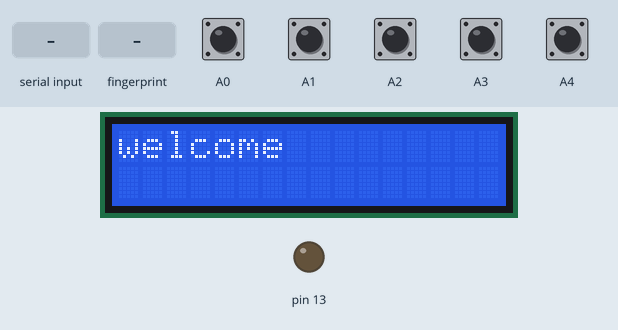
Recording of a sketch running on a simulated Arduino Uno, built with avr-gcc and run on an emulated ATmega328P. On the bench: 16×2 character LCD, output pins drawn as LEDs (lit = HIGH). The inputs (shaded band) are chosen by the test bench; at power-on: A0–4 HIGH. What the sketch prints to the serial monitor is not drawn.

Above: at 1.1 s.
At 5.2 s:
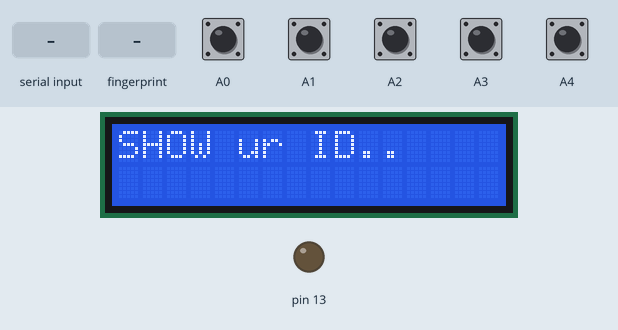
5.3 s: "5500B4469433" received over the second serial link
7.8 s: finger stored as number 1 placed on the sensor
At 8.7 s:
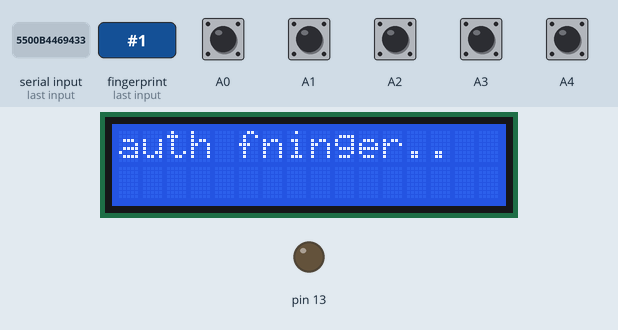
At 9.5 s:
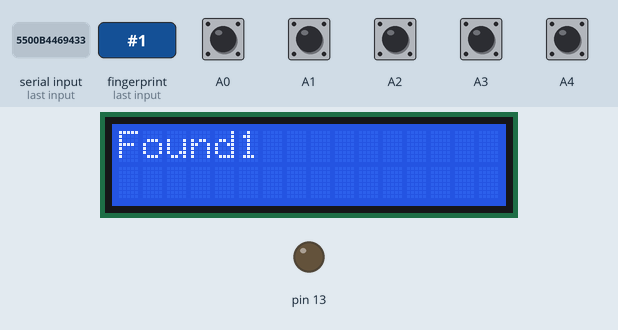
Timing chart, 0 to 11.0 s (numbered marks = the images above; inputs shaded):
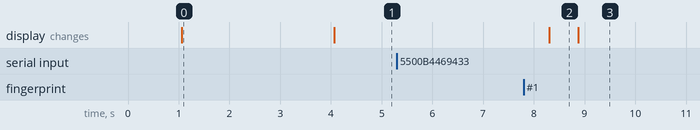

The sketch:

finger_and_rf.ino
```cpp
#include <LiquidCrystal.h>
#include <Adafruit_Fingerprint.h>
#include <SoftwareSerial.h>
SoftwareSerial mySerial(10, 11);
SoftwareSerial portTwo(8, 9);
Adafruit_Fingerprint finger = Adafruit_Fingerprint(&mySerial);
unsigned long int count;
const int rs = 2, en = 3, d4 = 4, d5 = 5, d6 = 6, d7 = 7;
LiquidCrystal lcd(rs, en, d4, d5, d6, d7);
int id=0;
int tag=0;
int party=0;
int a,b,c,d,e;
int permission=0;
void setup() {
  Serial.begin(9600);
  portTwo.begin(9600);
  finger.begin(57600);
  pinMode(13,OUTPUT);
  pinMode(A0,INPUT_PULLUP);
  pinMode(A1,INPUT_PULLUP);
  pinMode(A2,INPUT_PULLUP);
  pinMode(A3,INPUT_PULLUP);
  pinMode(A4,INPUT_PULLUP);
  Serial.begin(9600);
  lcd.begin(16, 2);
  lcd.print("welcome");
  delay(3000);
  lcd.clear();
  lcd.setCursor(0,0);
  lcd.print("SHOW ur ID..");

  if (finger.verifyPassword()) {
    Serial.println("Found fingerprint sensor!");
  } else {
    Serial.println("Did not find fingerprint sensor :(");
    while (1) { delay(1); }
  }

  finger.getTemplateCount();
  Serial.print("total temp:"+String(finger.templateCount));


}

void loop() {
portTwo.listen();
while(portTwo.available()==0);
while(portTwo.available()>0)
{
  String S = portTwo.readString();
  Serial.println(S);
  delay(2000);
  if(S =="5500B4469433")
  {
    tag=1;
    lcd.clear();
    lcd.setCursor(0,0);
    lcd.print("u1");
  }

if(S =="5500785D5020")
  {
    tag=2;
    lcd.clear();
    lcd.setCursor(0,0);
    lcd.print("u2");
  }


if(S =="5500B3C5587B")
  {
    lcd.clear();
    lcd.setCursor(0,0);
    lcd.print("u3");
    tag=3;
  }


if(S =="0000A6A9949B")
  {
    lcd.clear();
    lcd.setCursor(0,0);
    lcd.print("u4");
    tag=4;
  }

if(S =="5500B44D64C8")
  {
    lcd.clear();
    lcd.setCursor(0,0);
    lcd.print("u5");
    tag=5;
  }
  portTwo.end();
}

Serial.println(finger.fingerID);
Serial.println("");
while(tag==1 ||tag==2 || tag == 3 || tag == 4 || tag == 5 ){

while(portTwo.available()==0 && finger.fingerID <= 0)
{
  lcd.clear();
  lcd.setCursor(0,0);
  lcd.print("auth fninger..");
  delay(100);
mySerial.begin(57600);
getFingerprintIDez();

delay(100);
}
if(finger.fingerID >0){
  id=finger.fingerID;
     lcd.clear();
    lcd.setCursor(0,0);
   lcd.print("Found"); lcd.print(finger.fingerID);
   permission=4;
  break;
}
}
while(permission == 4){
  a=digitalRead(A0);
  b=digitalRead(A1);
  c=digitalRead(A2);
  d=digitalRead(A3);
  e=digitalRead(A4);
 Serial.println(a+b+c+d+e);
 delay(500);
 if(a==0){
  lcd.clear();
  lcd.setCursor(0,0);
  lcd.print("DMK");
  party=1;
  delay(2000);
 }
 if(b==0){
  lcd.clear();
  lcd.setCursor(0,0);
  lcd.println("CONGRASS");
  party=2;
  delay(2000);
 }
 if(c==0){
  lcd.clear();
  lcd.setCursor(0,0);
  lcd.print("TDMK");
  party=3;
  delay(2000);
 }
 if(d==0){
  lcd.clear();
  lcd.setCursor(0,0);
  lcd.println("ADMK");
  party=4;
  delay(2000);
 }
 if(e==0){
  lcd.clear();
  lcd.setCursor(0,0);
  lcd.print("PJP");
  party=5;
  delay(2000);
 }
 if(party>0){
   sms();

  break;
 }
}
}

///////////////////
void sms(){
  lcd.clear();
  lcd.setCursor(0,0);
  lcd.println("send sms");
  portTwo.begin(9600);
  portTwo.println("AT+CMGF=1");    //Sets the GSM Module in Text Mode
  delay(1000);  // Delay of 1000 milli seconds or 1 second
  portTwo.println("AT+CMGS=\"+919788391337\"\r"); // Replace x with mobile number
  delay(1000);
  portTwo.println("voting data usr="+String(id)+"finger id="+String(tag)+"party="+party);
  delay(100);
  portTwo.println((char)26);// ASCII code of CTRL+Z
  delay(1000);
  lcd.clear();
  lcd.setCursor(0,0);
  lcd.print("****THANK YOU**** ");
}


//////////////////

int getFingerprintIDez() {
  uint8_t p = finger.getImage();
  if (p != FINGERPRINT_OK)  return -1;

  p = finger.image2Tz();
  if (p != FINGERPRINT_OK)  return -1;

  p = finger.fingerFastSearch();
  if (p != FINGERPRINT_OK)  return -1;

  // found a match!
  Serial.print("Found ID #"); Serial.print(finger.fingerID);
  Serial.print(" with confidence of "); Serial.println(finger.confidence);
  return finger.fingerID;
}
```

Measured:
- after the input at 5.3 s, every drawn part: stays the same
- after the input at 7.8 s, the display: first differs from a run without the input after 1.1 s (image 3)
- what the display in image 0 shows lasts 3.0 s, from 1.1 s to 4.1 s
- what the display in image 2 shows lasts 0.6 s, from 8.3 s to 8.9 s
